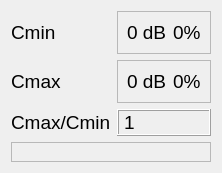
     <widget class="QWidget" name="tolerancjanapieciazasilania">
      <layout class="QGridLayout" name="gridLayouttolerancjanapieciazasilania">
       <item row="1" column="1">
        <widget class="QFrame" name="tolerancjanapieciazasilaniafrcmax">
         <property name="frameShape">
          <enum>QFrame::StyledPanel</enum>
         </property>
         <property name="frameShadow">
          <enum>QFrame::Raised</enum>
         </property>
         <layout class="QHBoxLayout" name="horizontalLayouttolerancjanapieciazasilaniacmax">
          <item>
           <widget class="QLabel" name="tolerancjanapieciazasilaniaCmax">
            <property name="font">
             <font>
              <family>Arial</family>
              <pointsize>14</pointsize>
             </font>
            </property>
            <property name="text">
             <string>0 dB</string>
            </property>
           </widget>
          </item>
          <item>
           <widget class="QLabel" name="tolerancjanapieciazasilaniaCmax2">
            <property name="font">
             <font>
              <family>Arial</family>
              <pointsize>14</pointsize>
             </font>
            </property>
            <property name="text">
             <string>0%</string>
            </property>
           </widget>
          </item>
         </layout>
        </widget>
       </item>
       <item row="0" column="1">
        <widget class="QFrame" name="tolerancjanapieciazasilaniafrcmin">
         <property name="frameShape">
          <enum>QFrame::StyledPanel</enum>
         </property>
         <property name="frameShadow">
          <enum>QFrame::Raised</enum>
         </property>
         <layout class="QHBoxLayout" name="horizontalLayouttolerancjanapieciazasilaniacmin">
          <item>
           <widget class="QLabel" name="tolerancjanapieciazasilaniaCmin">
            <property name="font">
             <font>
              <family>Arial</family>
              <pointsize>14</pointsize>
             </font>
            </property>
            <property name="text">
             <string>0 dB</string>
            </property>
           </widget>
          </item>
          <item>
           <widget class="QLabel" name="tolerancjanapieciazasilaniaCmin2">
            <property name="font">
             <font>
              <family>Arial</family>
              <pointsize>14</pointsize>
             </font>
            </property>
            <property name="text">
             <string>0%</string>
            </property>
           </widget>
          </item>
         </layout>
        </widget>
       </item>
       <item row="2" column="0">
        <widget class="QLabel" name="eTolerancjaNapieciaZasilaniaCmaxCmin">
         <property name="font">
          <font>
           <family>Arial</family>
           <pointsize>14</pointsize>
          </font>
         </property>
         <property name="text">
          <string>Cmax/Cmin</string>
         </property>
        </widget>
       </item>
       <item row="1" column="0">
        <widget class="QLabel" name="eTolerancjaNapieciaZasilaniaCmax">
         <property name="font">
          <font>
           <family>Arial</family>
           <pointsize>14</pointsize>
          </font>
         </property>
         <property name="text">
          <string>Cmax</string>
         </property>
        </widget>
       </item>
       <item row="0" column="0">
        <widget class="QLabel" name="eTolerancjaNapieciaZasilaniaCmin">
         <property name="font">
          <font>
           <family>Arial</family>
           <pointsize>14</pointsize>
          </font>
         </property>
         <property name="text">
          <string>Cmin</string>
         </property>
         <property name="wordWrap">
          <bool>true</bool>
         </property>
        </widget>
       </item>
       <item row="2" column="1">
        <widget class="QLabel" name="tolerancjanapieciazasilaniaCmaxCmin">
         <property name="font">
          <font>
           <family>Arial</family>
           <pointsize>14</pointsize>
          </font>
         </property>
         <property name="frameShape">
          <enum>QFrame::Box</enum>
         </property>
         <property name="frameShadow">
          <enum>QFrame::Raised</enum>
         </property>
         <property name="text">
          <string>1</string>
         </property>
        </widget>
       </item>
       <item row="3" column="0" colspan="2">
        <widget class="QFrame" name="frTolerancjaNapieciaZasilaniaPrzebieg">
         <property name="frameShape">
          <enum>QFrame::StyledPanel</enum>
         </property>
         <property name="frameShadow">
          <enum>QFrame::Raised</enum>
         </property>
         <layout class="QGridLayout" name="tolerancjanapieciazasilaniaPrzebiegGridLayout"/>
        </widget>
       </item>
      </layout>
     </widget>
